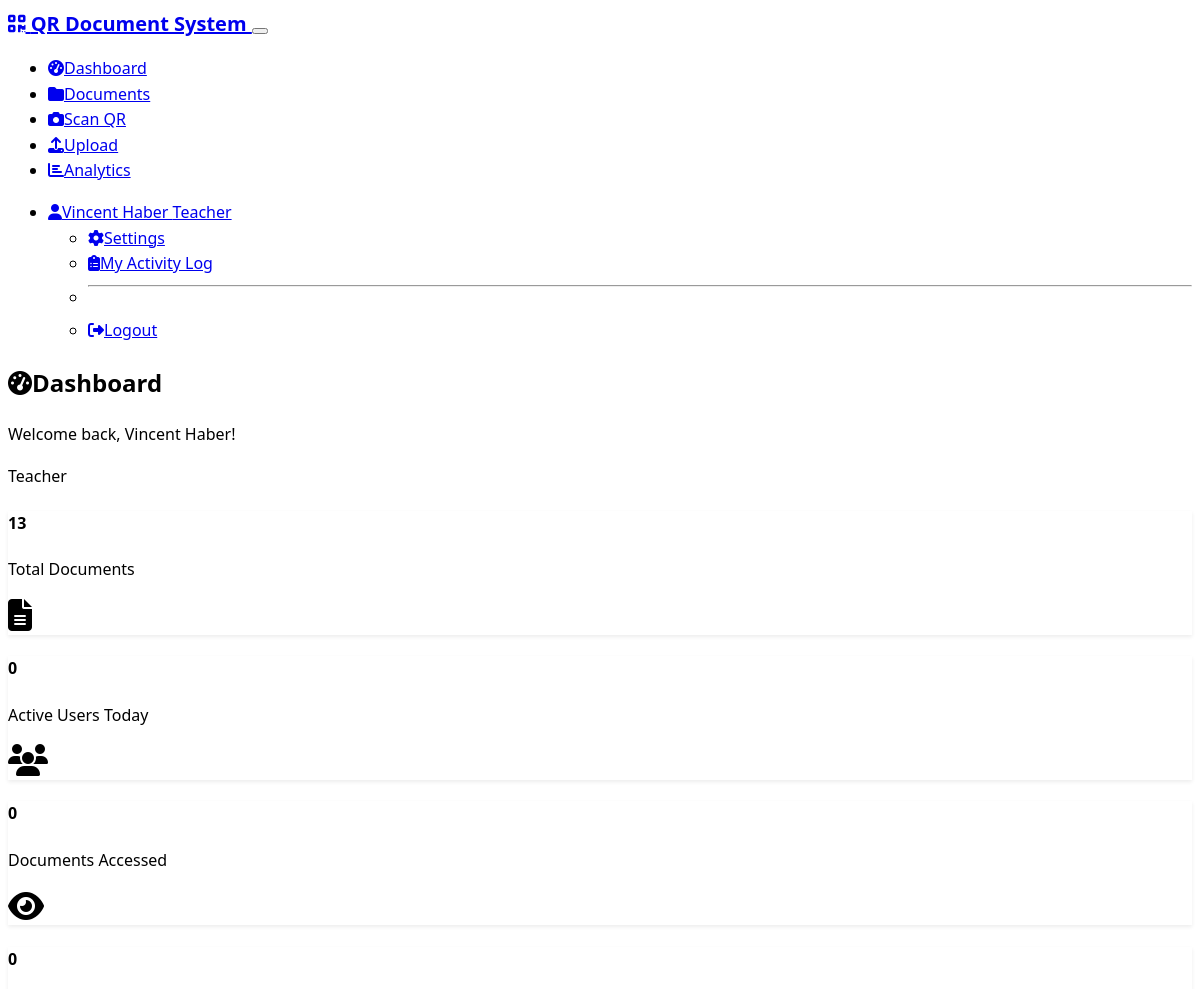
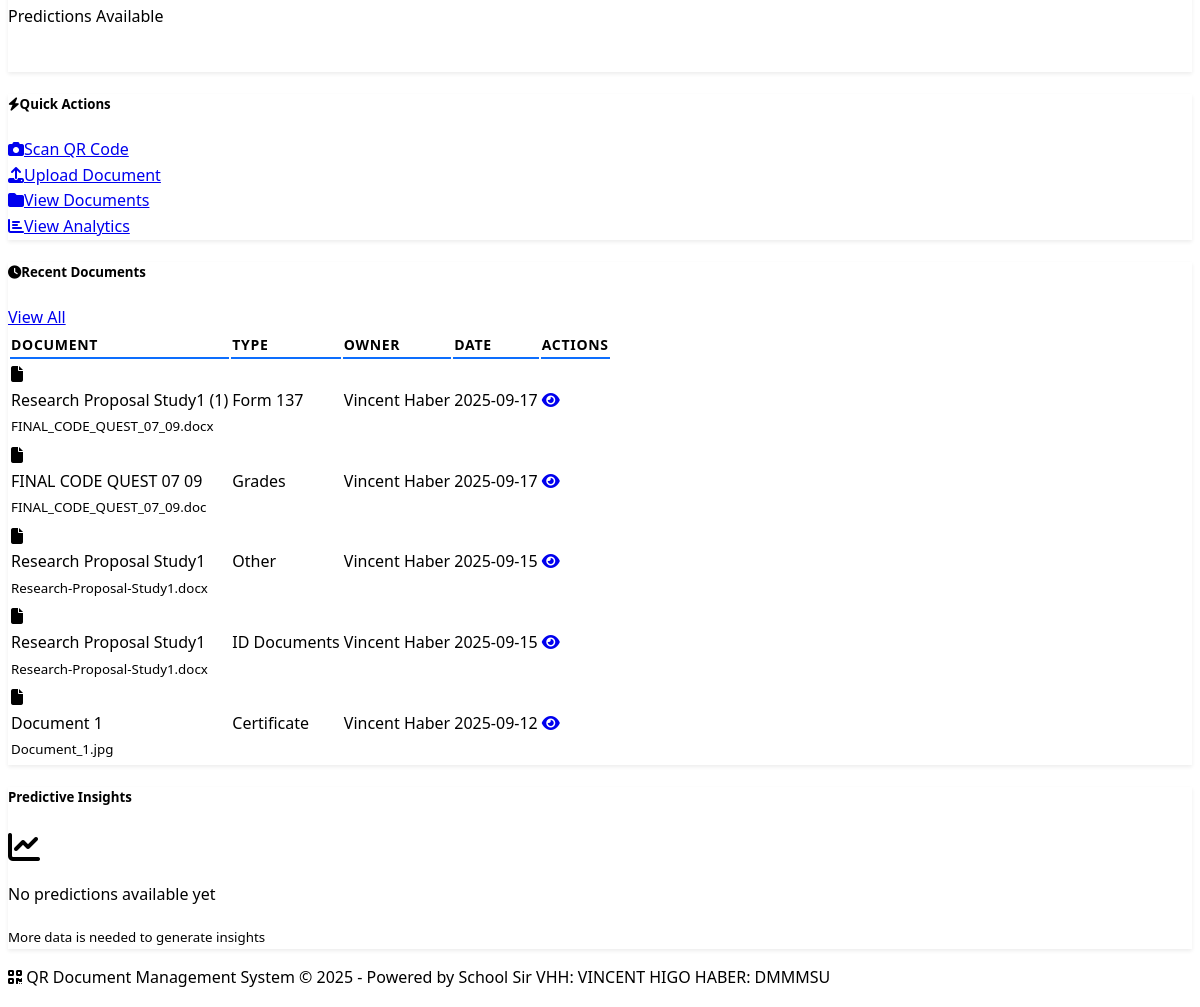
/ (signed in), run on an earlier commit of the app's database (2 pictures, top to bottom).
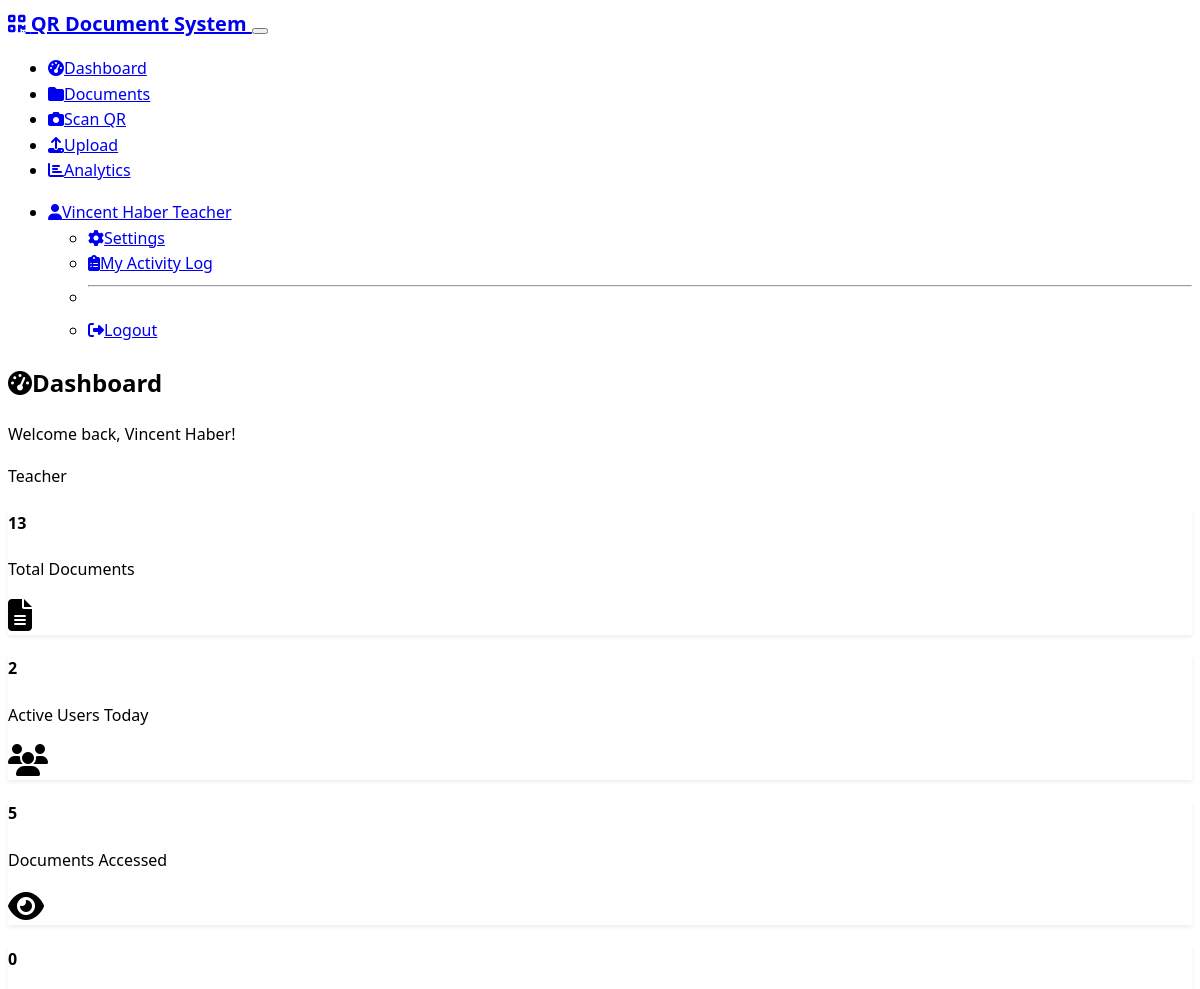
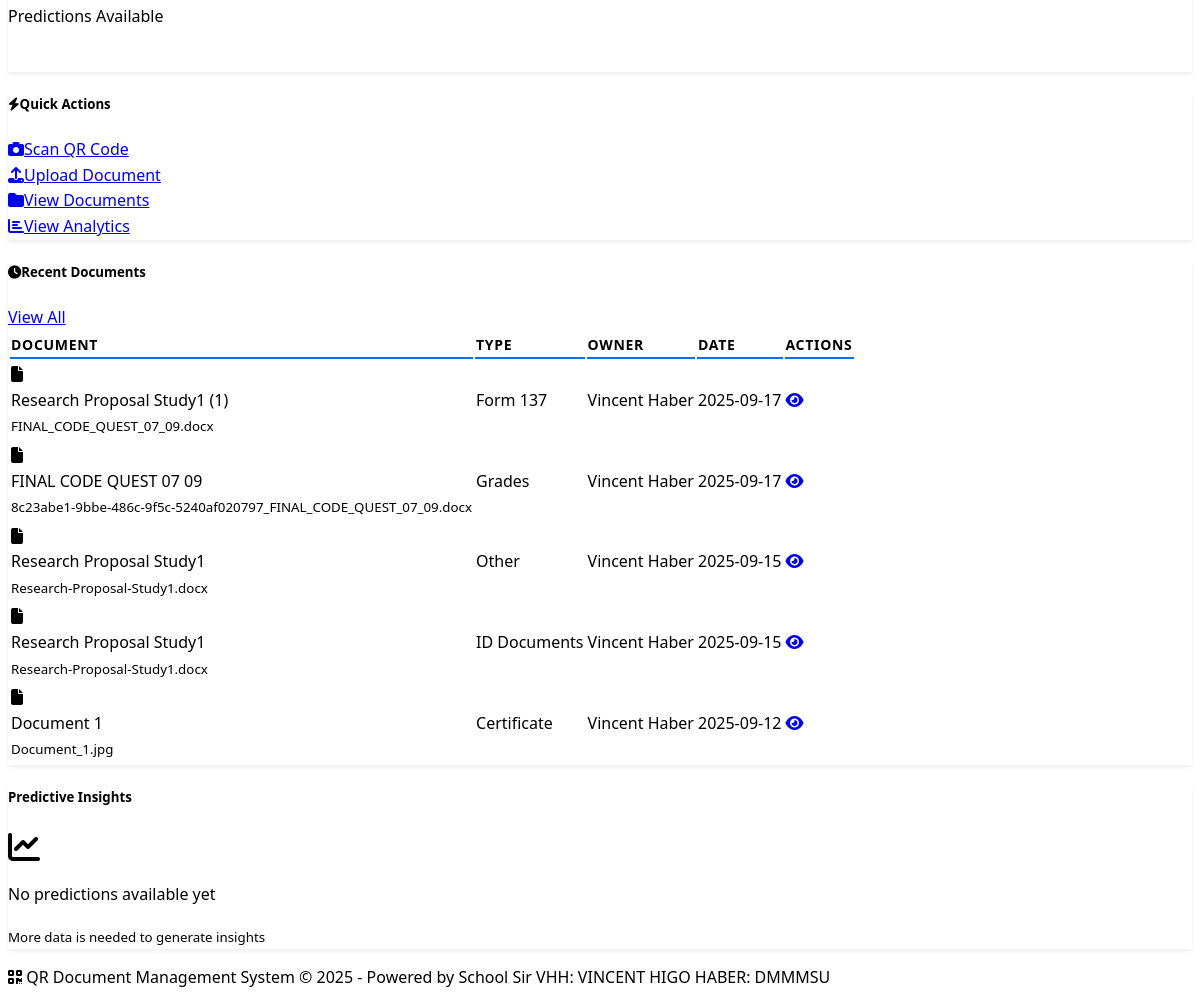
And on a later commit of the database (2 pictures, top to bottom).
### models.py (models this page shows, shortened)
class Document(db.Model):
    id = db.Column(db.Integer, primary_key=True)
    title = db.Column(db.String(200), nullable=False)
    filename = db.Column(db.String(200), nullable=False)
    file_path = db.Column(db.String(500), nullable=False)
    file_size = db.Column(db.Integer)
    file_type = db.Column(db.String(50))
    qr_code_path = db.Column(db.String(500))
    qr_code_data = db.Column(db.Text)  # Stores the QR code content
    document_number = db.Column(db.String(50), unique=True, nullable=True)
    document_type_id = db.Column(db.Integer, db.ForeignKey('document_type.id'), nullable=False)
    uploaded_by_id = db.Column(db.Integer, db.ForeignKey('user.id'), nullable=False)
    owner_id = db.Column(db.Integer, db.ForeignKey('user.id'), nullable=False)
    created_at = db.Column(db.DateTime, default=datetime.utcnow)
    updated_at = db.Column(db.DateTime, default=datetime.utcnow, onupdate=datetime.utcnow)
    is_active = db.Column(db.Boolean, default=True)
    access_count = db.Column(db.Integer, default=0)
    access_logs = db.relationship('AccessLog', backref='document', lazy='dynamic')
    owner_details = db.relationship('OwnerDocumentDetails', backref='document', uselist=False, cascade='all, delete-orphan')

class DocumentType(db.Model):
    id = db.Column(db.Integer, primary_key=True)
    name = db.Column(db.String(50), unique=True, nullable=False)
    description = db.Column(db.Text)
    documents = db.relationship('Document', backref='document_type', lazy='dynamic')

class User(UserMixin, db.Model):
    id = db.Column(db.Integer, primary_key=True)
    username = db.Column(db.String(64), unique=True, nullable=False, index=True)
    email = db.Column(db.String(120), unique=True, nullable=False, index=True)
    password_hash = db.Column(db.String(256), nullable=False)
    first_name = db.Column(db.String(50), nullable=False)
    last_name = db.Column(db.String(50), nullable=False)
    student_id = db.Column(db.String(20), unique=True, nullable=True)
    role_id = db.Column(db.Integer, db.ForeignKey('role.id'), nullable=False)
    is_active = db.Column(db.Boolean, default=True)
    last_login = db.Column(db.DateTime)
    created_at = db.Column(db.DateTime, default=datetime.utcnow)
    uploaded_documents = db.relationship('Document', foreign_keys='Document.uploaded_by_id', backref='uploader', lazy='dynamic')
    owned_documents = db.relationship('Document', foreign_keys='Document.owner_id', backref='owner', lazy='dynamic')
    access_logs = db.relationship('AccessLog', backref='user', lazy='dynamic')
    def get_full_name(self):
        return f"{self.first_name} {self.last_name}"
    def has_role(self, role_name):
        return self.role and self.role.name == role_name
    def can_access_admin(self):
        return self.has_role('Admin')
    def can_upload_documents(self):
        return self.has_role('Admin') or self.has_role('Teacher') or self.has_role('Registrar')

### routes.py (the view)
@app.route('/')
@login_required
def dashboard():
    try:
        total_documents = Document.query.filter_by(is_active=True).count()
    except OperationalError:
        try:
            conn = db.engine.connect()
            res = conn.execute(text("PRAGMA table_info('document')"))
            cols = [row[1] for row in res.fetchall()]
            if 'document_number' not in cols:
                current_app.logger.info("Adding 'document_number' column (runtime migration)")
                conn.execute(text("ALTER TABLE document ADD COLUMN document_number VARCHAR"))
                docs = conn.execute(text("SELECT id FROM document")).fetchall()
                for (doc_id,) in docs:
                    code = f"DOC{int(doc_id):06d}"
                    conn.execute(text("UPDATE document SET document_number = :code WHERE id = :id"), {'code': code, 'id': doc_id})
            conn.close()
        except Exception as e:
            current_app.logger.warning(f"Runtime migration failed: {e}")
        total_documents = Document.query.filter_by(is_active=True).count()
    active_users_today = User.query.join(AccessLog).filter(
        AccessLog.timestamp >= datetime.utcnow().date()
    ).distinct().count()
    documents_accessed_today = AccessLog.query.filter(
        AccessLog.timestamp >= datetime.utcnow().date(),
        AccessLog.action.in_(['view', 'download'])
    ).count()
    if current_user.has_role('Student'):
        recent_docs = current_user.owned_documents.filter_by(is_active=True).order_by(desc(Document.created_at)).limit(5).all()
    else:
        recent_docs = Document.query.filter_by(is_active=True).order_by(desc(Document.created_at)).limit(5).all()
    predictions = predict_document_requests()
    return render_template('dashboard.html',
                         total_documents=total_documents,
                         active_users_today=active_users_today,
                         documents_accessed_today=documents_accessed_today,
                         recent_documents=recent_docs,
                         predictions=predictions)

### app.py (called while the page is built, shortened)
@app.context_processor
def inject_static_version():
    return {'static_version': app.config.get('STATIC_VERSION', '1')}

@app.context_processor
def inject_pending_edit_count():
    try:
        from flask_login import current_user as _cu
        if not getattr(_cu, 'is_authenticated', False) or not _cu.can_access_admin():
            return {'pending_edit_count': 0}
    except Exception:
        return {'pending_edit_count': 0}

@login_manager.user_loader
def load_user(user_id):
    from models import User
    return User.query.get(int(user_id))

### templates/dashboard.html (shortened to what the changed rows need)
{% extends "base.html" %}
{% block content %}
<div class="container mt-4">
    <div class="row">
        <div class="col-12">
            <div class="d-flex justify-content-between align-items-center mb-4">
                <div>
                    <h2><i class="fas fa-tachometer-alt me-2"></i>Dashboard</h2>
                </div>
            </div>
        </div>
    </div>
    <div class="row mb-4">
        <div class="col-md-3 mb-3">
            <div class="card bg-success text-white">
                <div class="card-body">
                    <div class="d-flex justify-content-between">
                        <div>
                            <h4 class="card-title">{{ active_users_today }}</h4>
                            <p class="card-text">Active Users Today</p>
                        </div>
                    </div>
                </div>
            </div>
        </div>
        <div class="col-md-3 mb-3">
            <div class="card bg-info text-white">
                <div class="card-body">
                    <div class="d-flex justify-content-between">
                        <div>
                            <h4 class="card-title">{{ documents_accessed_today }}</h4>
                            <p class="card-text">Documents Accessed</p>
                        </div>
                    </div>
                </div>
            </div>
        </div>
    </div>
    <div class="row">
        <div class="col-lg-8 mb-4">
            <div class="card h-100">
                <div class="card-body">
                    {% if recent_documents %}
                        <div class="table-responsive">
                            <table class="table table-hover">
                                <thead>
                                    <tr>
                                        <th>Document</th>
                                        <th>Type</th>
                                        <th>Owner</th>
                                        <th>Date</th>
                                        <th>Actions</th>
                                    </tr>
                                </thead>
                                <tbody>
                                    {% for doc in recent_documents %}
                                    <tr>
                                        <td>
                                            <div class="d-flex align-items-center">
                                                <i class="fas fa-file text-primary me-2"></i>
                                                <div>
                                                    <div class="fw-bold">{{ doc.title }}</div>
                                                    <small class="text-muted">{{ doc.filename }}</small>
                                                </div>
                                            </div>
                                        </td>
                                        <td>
                                            <span class="badge bg-secondary">{{ doc.document_type.name }}</span>
                                        </td>
                                        <td>{{ doc.owner.get_full_name() }}</td>
                                        <td>{{ doc.created_at.strftime('%Y-%m-%d') }}</td>
                                        <td>
                                            <a href="{{ url_for('document_detail', doc_id=doc.id) }}" class="btn btn-sm btn-outline-primary">
                                                <i class="fas fa-eye"></i>
                                            </a>
                                        </td>
                                    </tr>
                                    {% endfor %}
                                </tbody>
                            </table>
                        </div>
                    {% endif %}
                </div>
            </div>
        </div>
    </div>
</div>
{% endblock %}

What changed in the data, as far as the page shows it:
changed Document "FINAL CODE QUEST 07 09": filename "FINAL_CODE_QUEST_07_09.doc" → "8c23abe1-9bbe-486c-9f5c-5240af020797_FINAL_CODE_QUEST_07_09.docx"
Also different on the page:
{{ active_users_today }}: "0" → "2"
{{ documents_accessed_today }}: "0" → "5"
